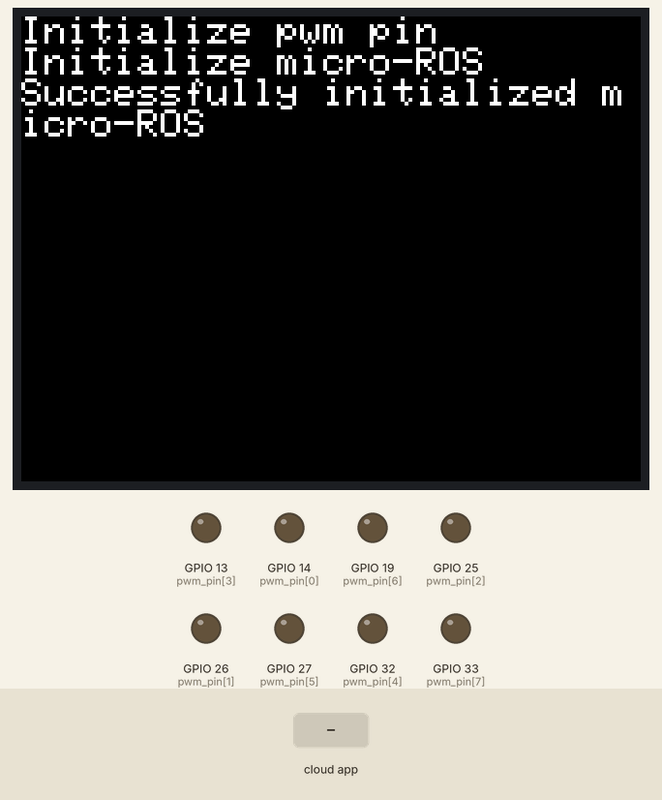
Recording of a program running on a simulated ESP32. Shown: 320×240 colour display, output pins drawn as LEDs (lit = HIGH). Inputs (shaded band) come from the test bench. The ROS host is connected and sends only what is stated.

Above: at 4.4 s.
4.5 s: the phone or cloud app sets linear.x to -100
At 5.7 s:
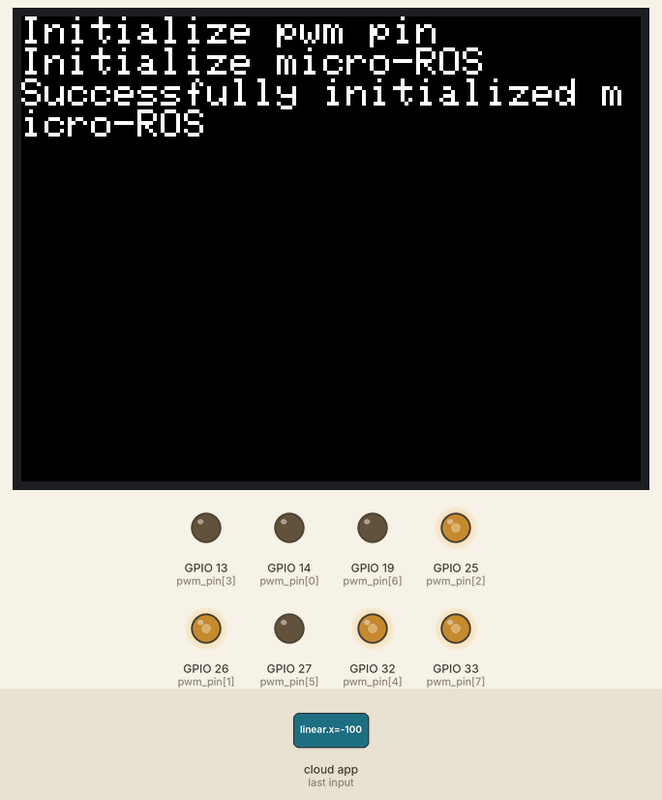
6.0 s: the phone or cloud app sets angular.z to -100
At 7.0 s:
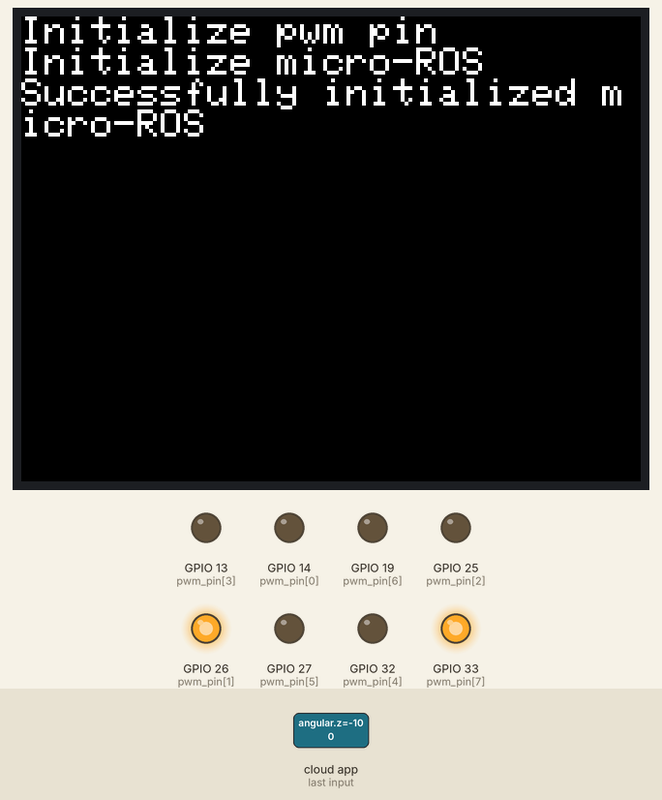
7.5 s: the phone or cloud app sets linear.x to 0
At 8.1 s:
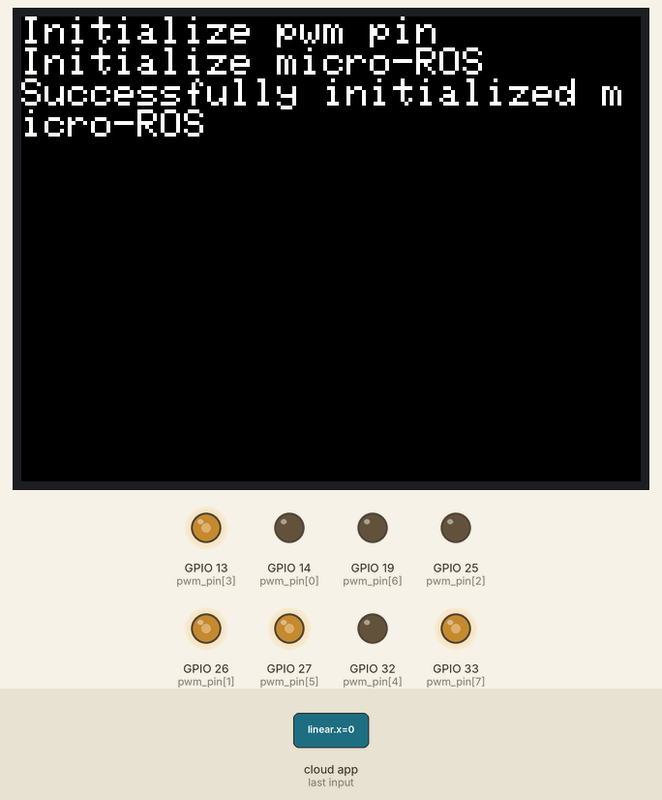
9.0 s: the phone or cloud app sets angular.z to 100
At 10.2 s:
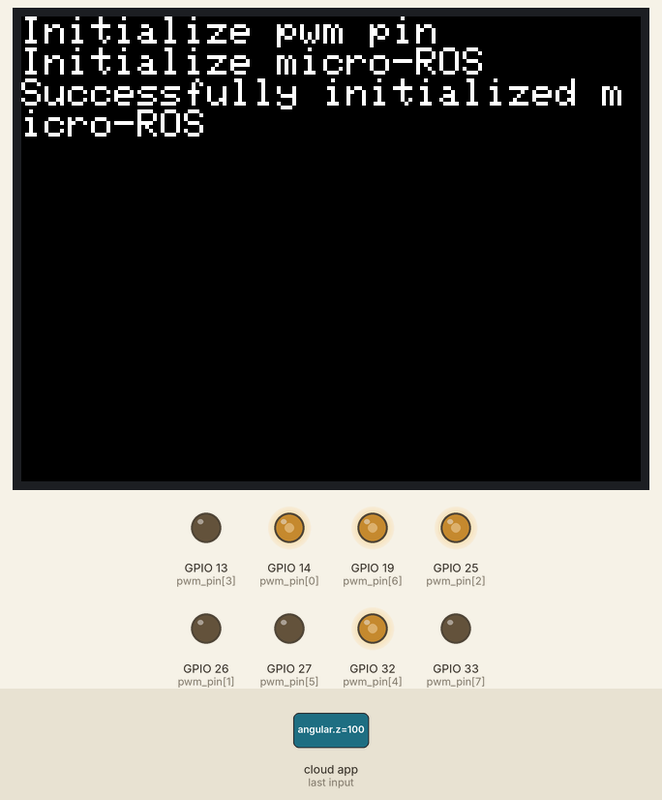
10.5 s: the phone or cloud app sets linear.x to 100
At 11.6 s:
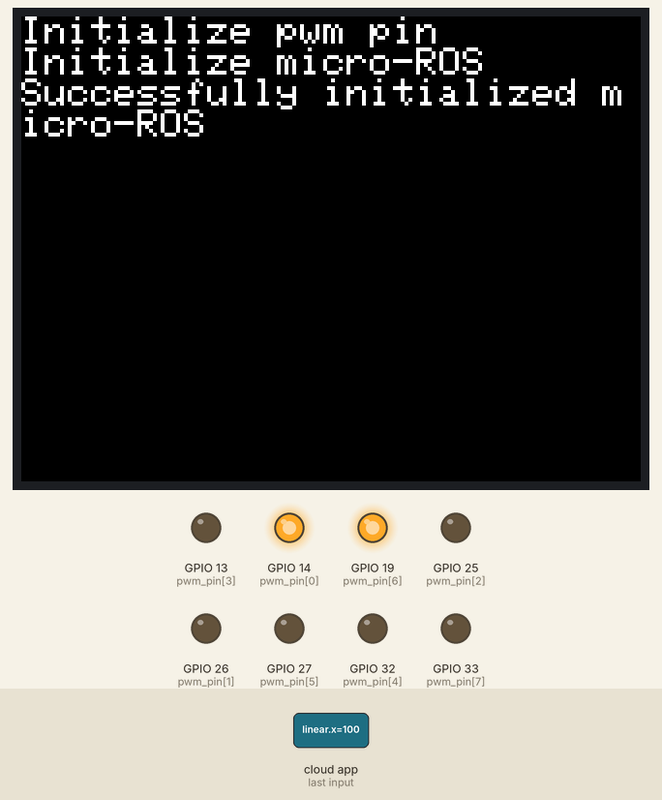
12.0 s: the phone or cloud app sets angular.z to 0
At 12.7 s:
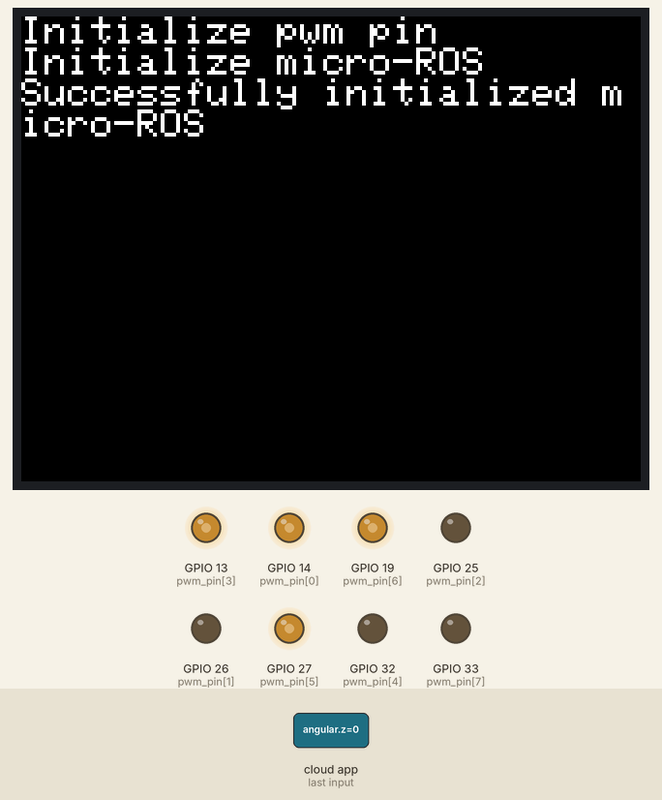
Timing chart, 0 to 14.5 s (numbered marks = the images above; inputs shaded):
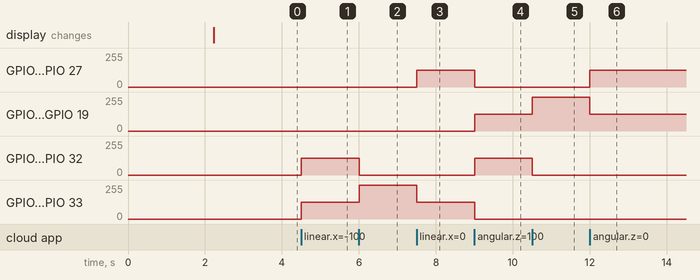

Measured:
- after the input at 4.5 s, GPIO 25 (pwm_pin[2]), GPIO 26 (pwm_pin[1]), GPIO 32 (pwm_pin[4]), GPIO 33 (pwm_pin[7]): 0/255 → 127/255 at once
- after the input at 6.0 s, GPIO 25 (pwm_pin[2]), GPIO 32 (pwm_pin[4]): 127/255 → 0/255 at once; GPIO 26 (pwm_pin[1]), GPIO 33 (pwm_pin[7]): 127/255 → 253/255 at once
- after the input at 7.5 s, GPIO 13 (pwm_pin[3]), GPIO 27 (pwm_pin[5]): 0/255 → 127/255 at once; GPIO 26 (pwm_pin[1]), GPIO 33 (pwm_pin[7]): 253/255 → 127/255 at once
- after the input at 9.0 s, GPIO 13 (pwm_pin[3]), GPIO 26 (pwm_pin[1]), GPIO 27 (pwm_pin[5]), GPIO 33 (pwm_pin[7]): 127/255 → 0/255 at once; GPIO 14 (pwm_pin[0]), GPIO 19 (pwm_pin[6]), GPIO 25 (pwm_pin[2]), GPIO 32 (pwm_pin[4]): 0/255 → 127/255 at once
- after the input at 10.5 s, GPIO 14 (pwm_pin[0]), GPIO 19 (pwm_pin[6]): 127/255 → 253/255 at once; GPIO 25 (pwm_pin[2]), GPIO 32 (pwm_pin[4]): 127/255 → 0/255 at once
- after the input at 12.0 s, GPIO 13 (pwm_pin[3]), GPIO 27 (pwm_pin[5]): 0/255 → 127/255 at once; GPIO 14 (pwm_pin[0]), GPIO 19 (pwm_pin[6]): 253/255 → 127/255 at once

The program:

main.cpp
```cpp
#include <M5Core2.h>

#include <micro_ros_arduino.h>
#include <stdio.h>
#include <rcl/rcl.h>
#include <rcl/error_handling.h>
#include <rclc/rclc.h>
#include <rclc/executor.h>

#include <geometry_msgs/msg/twist.h>

rcl_subscription_t subscriber;
geometry_msgs__msg__Twist twist_msg;
rclc_executor_t executor;
rclc_support_t support;
rcl_allocator_t allocator;
rcl_node_t node;
rcl_timer_t timer;

#define RCCHECK(fn) { rcl_ret_t temp_rc = fn; if((temp_rc != RCL_RET_OK)){error_loop();}}
#define RCSOFTCHECK(fn) { rcl_ret_t temp_rc = fn; if((temp_rc != RCL_RET_OK)){}}

int pwm_pin[8] = {14, 26, 25, 13, 32, 27, 19, 33};

// MDに入力するduty比(0~255)を格納する配列(0:右前, 1:左前, 2:左後, 3:右後)
int duty[4] = {0};

// エラーメッセージをシリアル出力(RCCHECKマクロでエラー判定されたときに実行)
void error_loop(){
  while(1){
    M5.Lcd.println("An error occured during init micro-ROS");
    delay(10000);
  }
}

// メッセージを受信したときに実行するコールバック関数
void twist_callback(const void * msgin)
{
  // 受信したメッセージを格納
  const geometry_msgs__msg__Twist * msg = (const geometry_msgs__msg__Twist *)msgin;

  // 各モータのduty比を計算
  duty[0] = msg->linear.x *  127 + msg->angular.z * 127;
  duty[1] = msg->linear.x * -127 + msg->angular.z * 127;
  duty[2] = msg->linear.x * -127 + msg->angular.z * 127;
  duty[3] = msg->linear.x *  127 + msg->angular.z * 127;

  for(int i = 0; i < 4; i++) {
    // ledcWrite(i*2, duty[i]*(duty[i]>0));
    // ledcWrite(i*2+1, -1*duty[i]*(duty[i]<0));
    if (duty[i] > 0) {
      ledcWrite(i*2, duty[i]);
      ledcWrite(i*2+1, 0);
    } else if(duty[i] < 0) {
      ledcWrite(i*2, 0);
      ledcWrite(i*2+1, -1*duty[i]);
    } else {
      ledcWrite(i*2, 0);
      ledcWrite(i*2+1, 0);
    }
  }
}

void setup() {

  // M5Stackのセットアップ
  M5.begin();

  // 画面の明るさを最大にして白色に塗りつぶす
  M5.Lcd.setBrightness(255);
  M5.Lcd.fillScreen(BLACK);
  M5.Lcd.setTextColor(WHITE);
  M5.Lcd.setTextSize(2);

  M5.Lcd.println("Initialize pwm pin");

  // PWM波生成に使用するタイマーのセットアップとピン割当て
  for(int i = 0; i < 8; i++) {
    ledcSetup(i, 20000, 8);       // i番チャンネルを20kHz・分解能8bitで初期化
    ledcAttachPin(pwm_pin[i], i); // i番チャンネルに配列pwm_pinのi番目のピンを割当て
    ledcWrite(i, 0);
  }

  M5.Lcd.println("Initialize micro-ROS");

  // micro-ROSをセットアップする関数
  // Wi-FI経由で通信する際の引数はSSID, パスワード, 接続先のPCのIPアドレス, ポート番号(適当でOK)
  set_microros_wifi_transports("SSID", "PASSWORD", "IP_ADDRESS", 2000);

  // セットアップが完了するまで少しの間待機
  delay(2000);

  // allocatorを宣言
  allocator = rcl_get_default_allocator();

  // 通信機能をサポートする構造体を宣言
  // 引数は サポートの構造体, argc, argv, allocator
  RCCHECK(rclc_support_init(&support, 0, NULL, &allocator));

  // nodeを作成
  // 引数は nodeの構造体, nodeの名前, 名前空間, サポートの構造体
  RCCHECK(rclc_node_init_default(&node, "radicon_node", "", &support));

  // subscriptionを作成
  // 引数は subscriptionの構造体, nodeの構造体, メッセージサポート, topicの名前
  RCCHECK(rclc_subscription_init_default(&subscriber, &node, ROSIDL_GET_MSG_TYPE_SUPPORT(geometry_msgs, msg, Twist), "cmd_vel"));

  // executorを作成
  // 引数は executorの構造体, サポートのコンテクスト, ハンドル数, allocator
  // ハンドル数：マイコンで処理するtopic, service, timerなどのコールバックの数
  RCCHECK(rclc_executor_init(&executor, &support.context, 1, &allocator));

  // executorにsubscriptionを追加
  // 引数は executor, subscription, msg, コールバック関数,
  RCCHECK(rclc_executor_add_subscription(&executor, &subscriber, &twist_msg, &twist_callback, ON_NEW_DATA));

  M5.Lcd.println("Successfully initialized micro-ROS");

  delay(1000);
}

void loop() {
  // 実行可能なハンドル(コールバック関数)があれば実行する
  // 指定した待機時間が経過した後に制御が返される
  // 引数は executor, 待機時間(ナノ秒)
  RCCHECK(rclc_executor_spin_some(&executor, RCL_MS_TO_NS(10)));
}
```
